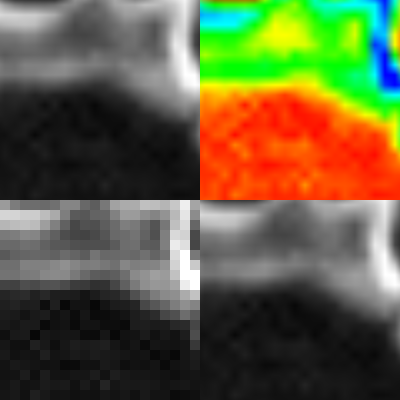

The Python source for this figure:
#!/usr/bin/env python

# Test nearest, linear, and cubic interpolation with vtkImageSliceMapper.

import vtkmodules.vtkInteractionStyle  # noqa: F401
import vtkmodules.vtkRenderingOpenGL2  # noqa: F401

import os

from vtkmodules.vtkCommonCore import vtkLookupTable
from vtkmodules.vtkIOImage import vtkPNGReader
from vtkmodules.vtkInteractionStyle import vtkInteractorStyleImage
from vtkmodules.vtkRenderingCore import (
    vtkImageSlice,
    vtkImageSliceMapper,
    vtkRenderWindow,
    vtkRenderWindowInteractor,
    vtkRenderer,
)

data_dir = os.environ.get("VPE_DATA_DIR", os.path.dirname(os.path.abspath(__file__)))

# Read image
reader = vtkPNGReader()
reader.SetFileName(os.path.join(data_dir, "fullhead15.png"))

# Viewport 0: nearest interpolation
image_mapper_0 = vtkImageSliceMapper()
image_mapper_0.SetInputConnection(reader.GetOutputPort())

image_0 = vtkImageSlice()
image_0.SetMapper(image_mapper_0)
image_0.GetProperty().SetColorWindow(1000)
image_0.GetProperty().SetColorLevel(1500)
image_0.GetProperty().SetInterpolationType(0)

# Viewport 1: linear interpolation
image_mapper_1 = vtkImageSliceMapper()
image_mapper_1.SetInputConnection(reader.GetOutputPort())

image_1 = vtkImageSlice()
image_1.SetMapper(image_mapper_1)
image_1.GetProperty().SetColorWindow(1000)
image_1.GetProperty().SetColorLevel(1500)
image_1.GetProperty().SetInterpolationType(1)

# Viewport 2: cubic interpolation
image_mapper_2 = vtkImageSliceMapper()
image_mapper_2.SetInputConnection(reader.GetOutputPort())

image_2 = vtkImageSlice()
image_2.SetMapper(image_mapper_2)
image_2.GetProperty().SetColorWindow(1000)
image_2.GetProperty().SetColorLevel(1500)
image_2.GetProperty().SetInterpolationType(2)

# Viewport 3: lookup table
lookup_table = vtkLookupTable()
lookup_table.Build()
lookup_table.SetRange(1000, 2000)

image_mapper_3 = vtkImageSliceMapper()
image_mapper_3.SetInputConnection(reader.GetOutputPort())

image_3 = vtkImageSlice()
image_3.SetMapper(image_mapper_3)
image_3.GetProperty().SetLookupTable(lookup_table)
image_3.GetProperty().UseLookupTableScalarRangeOn()

# Renderers
renderer_0 = vtkRenderer()
renderer_0.SetBackground(0.1, 0.2, 0.4)
renderer_0.SetViewport(0.0, 0.0, 0.5, 0.5)
renderer_0.AddViewProp(image_0)

renderer_1 = vtkRenderer()
renderer_1.SetBackground(0.1, 0.2, 0.4)
renderer_1.SetViewport(0.5, 0.0, 1.0, 0.5)
renderer_1.AddViewProp(image_1)

renderer_2 = vtkRenderer()
renderer_2.SetBackground(0.1, 0.2, 0.4)
renderer_2.SetViewport(0.0, 0.5, 0.5, 1.0)
renderer_2.AddViewProp(image_2)

renderer_3 = vtkRenderer()
renderer_3.SetBackground(0.1, 0.2, 0.4)
renderer_3.SetViewport(0.5, 0.5, 1.0, 1.0)
renderer_3.AddViewProp(image_3)

# Render window
render_window = vtkRenderWindow()
render_window.SetSize(400, 400)
render_window.AddRenderer(renderer_0)
render_window.AddRenderer(renderer_1)
render_window.AddRenderer(renderer_2)
render_window.AddRenderer(renderer_3)
render_window.SetWindowName("slice mapper interpolation")

# Scene
camera_0 = renderer_0.GetActiveCamera()
camera_0.ParallelProjectionOn()
renderer_0.ResetCamera()
camera_0.SetParallelScale(10.0)

camera_1 = renderer_1.GetActiveCamera()
camera_1.ParallelProjectionOn()
renderer_1.ResetCamera()
camera_1.SetParallelScale(10.0)

camera_2 = renderer_2.GetActiveCamera()
camera_2.ParallelProjectionOn()
renderer_2.ResetCamera()
camera_2.SetParallelScale(10.0)

camera_3 = renderer_3.GetActiveCamera()
camera_3.ParallelProjectionOn()
renderer_3.ResetCamera()
camera_3.SetParallelScale(10.0)

# Interactor
style = vtkInteractorStyleImage()
interactor = vtkRenderWindowInteractor()
interactor.SetRenderWindow(render_window)
interactor.SetInteractorStyle(style)

interactor.Initialize()
interactor.Start()
